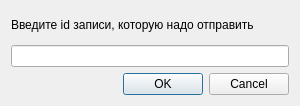
<?xml version="1.0" encoding="UTF-8"?>
<ui version="4.0">
 <class>DelDialog</class>
 <widget class="QDialog" name="DelDialog">
  <property name="geometry">
   <rect>
    <x>0</x>
    <y>0</y>
    <width>300</width>
    <height>106</height>
   </rect>
  </property>
  <property name="maximumSize">
   <size>
    <width>300</width>
    <height>106</height>
   </size>
  </property>
  <property name="windowTitle">
   <string>Dialog</string>
  </property>
  <layout class="QGridLayout" name="gridLayout">
   <item row="0" column="0">
    <layout class="QVBoxLayout" name="verticalLayout_2">
     <property name="sizeConstraint">
      <enum>QLayout::SetFixedSize</enum>
     </property>
     <item>
      <layout class="QVBoxLayout" name="verticalLayout">
       <item>
        <widget class="QLabel" name="messLabel">
         <property name="text">
          <string>Введите id записи, которую надо отправить</string>
         </property>
         <property name="scaledContents">
          <bool>false</bool>
         </property>
        </widget>
       </item>
       <item>
        <widget class="QLineEdit" name="lineEdit"/>
       </item>
      </layout>
     </item>
     <item>
      <widget class="QDialogButtonBox" name="buttonBox">
       <property name="orientation">
        <enum>Qt::Horizontal</enum>
       </property>
       <property name="standardButtons">
        <set>QDialogButtonBox::Cancel|QDialogButtonBox::Ok</set>
       </property>
      </widget>
     </item>
    </layout>
   </item>
  </layout>
 </widget>
 <resources/>
 <connections>
  <connection>
   <sender>buttonBox</sender>
   <signal>accepted()</signal>
   <receiver>DelDialog</receiver>
   <slot>accept()</slot>
   <hints>
    <hint type="sourcelabel">
     <x>248</x>
     <y>254</y>
    </hint>
    <hint type="destinationlabel">
     <x>157</x>
     <y>274</y>
    </hint>
   </hints>
  </connection>
  <connection>
   <sender>buttonBox</sender>
   <signal>rejected()</signal>
   <receiver>DelDialog</receiver>
   <slot>reject()</slot>
   <hints>
    <hint type="sourcelabel">
     <x>316</x>
     <y>260</y>
    </hint>
    <hint type="destinationlabel">
     <x>286</x>
     <y>274</y>
    </hint>
   </hints>
  </connection>
 </connections>
</ui>
